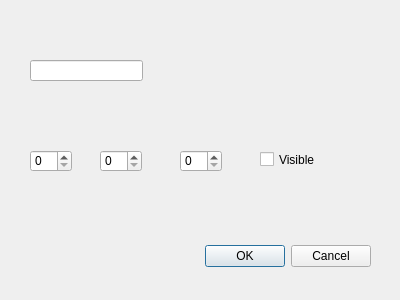
<?xml version="1.0" encoding="UTF-8"?>
<ui version="4.0">
 <class>optiondialog</class>
 <widget class="QDialog" name="optiondialog">
  <property name="geometry">
   <rect>
    <x>0</x>
    <y>0</y>
    <width>400</width>
    <height>300</height>
   </rect>
  </property>
  <property name="windowTitle">
   <string>Dialog</string>
  </property>
  <widget class="QDialogButtonBox" name="buttonBox">
   <property name="geometry">
    <rect>
     <x>30</x>
     <y>240</y>
     <width>341</width>
     <height>32</height>
    </rect>
   </property>
   <property name="orientation">
    <enum>Qt::Orientation::Horizontal</enum>
   </property>
   <property name="standardButtons">
    <set>QDialogButtonBox::StandardButton::Cancel|QDialogButtonBox::StandardButton::Ok</set>
   </property>
  </widget>
  <widget class="QLineEdit" name="lineEditName">
   <property name="geometry">
    <rect>
     <x>30</x>
     <y>60</y>
     <width>113</width>
     <height>21</height>
    </rect>
   </property>
  </widget>
  <widget class="QSpinBox" name="spinR">
   <property name="geometry">
    <rect>
     <x>30</x>
     <y>150</y>
     <width>42</width>
     <height>22</height>
    </rect>
   </property>
   <property name="maximum">
    <number>255</number>
   </property>
  </widget>
  <widget class="QSpinBox" name="spinG">
   <property name="geometry">
    <rect>
     <x>100</x>
     <y>150</y>
     <width>42</width>
     <height>22</height>
    </rect>
   </property>
   <property name="maximum">
    <number>255</number>
   </property>
  </widget>
  <widget class="QSpinBox" name="spinB">
   <property name="geometry">
    <rect>
     <x>180</x>
     <y>150</y>
     <width>42</width>
     <height>22</height>
    </rect>
   </property>
   <property name="maximum">
    <number>255</number>
   </property>
  </widget>
  <widget class="QCheckBox" name="checkVisible">
   <property name="geometry">
    <rect>
     <x>260</x>
     <y>150</y>
     <width>80</width>
     <height>19</height>
    </rect>
   </property>
   <property name="text">
    <string>Visible</string>
   </property>
  </widget>
 </widget>
 <resources/>
 <connections>
  <connection>
   <sender>buttonBox</sender>
   <signal>accepted()</signal>
   <receiver>optiondialog</receiver>
   <slot>accept()</slot>
   <hints>
    <hint type="sourcelabel">
     <x>248</x>
     <y>254</y>
    </hint>
    <hint type="destinationlabel">
     <x>157</x>
     <y>274</y>
    </hint>
   </hints>
  </connection>
  <connection>
   <sender>buttonBox</sender>
   <signal>rejected()</signal>
   <receiver>optiondialog</receiver>
   <slot>reject()</slot>
   <hints>
    <hint type="sourcelabel">
     <x>316</x>
     <y>260</y>
    </hint>
    <hint type="destinationlabel">
     <x>286</x>
     <y>274</y>
    </hint>
   </hints>
  </connection>
 </connections>
</ui>
